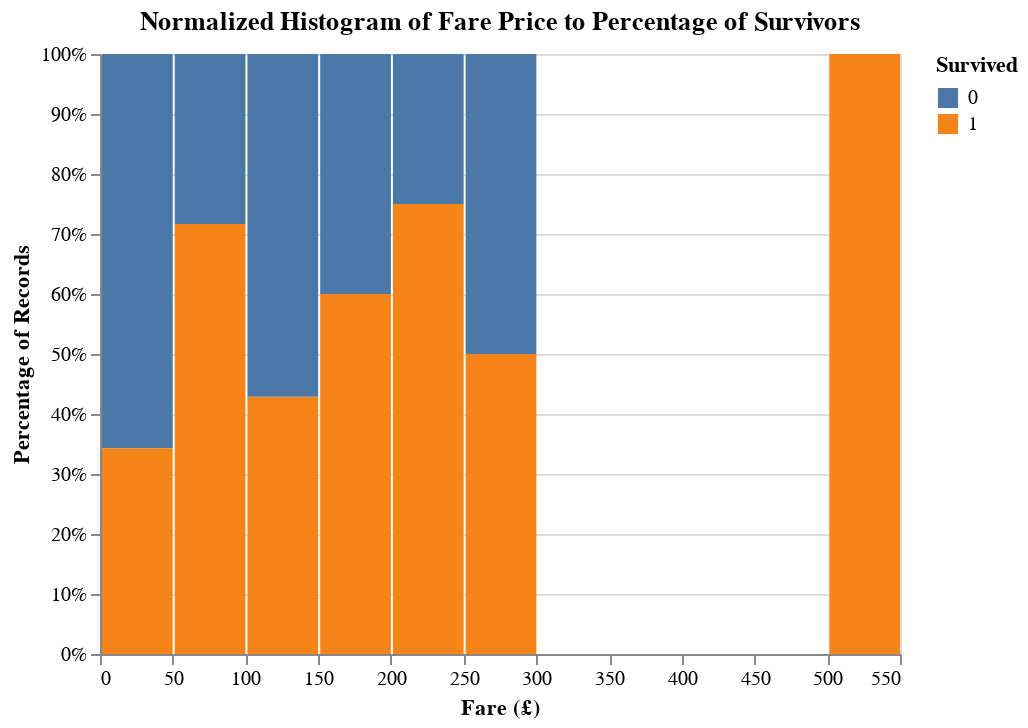

The notebook cell saved with this chart:
### Markdown cell above
From this we can see that most people who failed to survive are from the 3rd class, whereas those that survived the most are from the 1st class.

Next, let's compare the survival rate with the price of the cabin. We create a histogram with the x-axis as the passenger fairs grouped into buckets and the y-axis showing the percentage of passengers in the buckets that survived.

### Code cell
(
    alt.Chart(training_data_selected, title="Normalized Histogram of Fare Price to Percentage of Survivors")
    .mark_bar()
    .encode(
        x= alt.X("Fare", bin=alt.Bin(maxbins=15), title="Fare (£)"),
        y=alt.Y("count()", stack="normalize", axis=alt.Axis(format='%'), title="Percentage of Records"),
        color = 'Survived:N'
    )
)

### Figure 1 — Vega-Lite specification as saved in the notebook (floating-point values rounded to 4 significant figures; data arrays with more than 128 entries replaced by an {"elided": "..."} marker saying what was removed)
{"config": {"view": {"continuousWidth": 400, "continuousHeight": 300}}, "data": {"name": "data-934f7db71beddd679be4a5aa9fae960d"}, "mark": "bar", "encoding": {"color": {"field": "Survived", "type": "nominal"}, "x": {"bin": {"maxbins": 15}, "field": "Fare", "title": "Fare (£)", "type": "quantitative"}, "y": {"aggregate": "count", "axis": {"format": "%"}, "stack": "normalize", "title": "Percentage of Records", "type": "quantitative"}}, "title": "Normalized Histogram of Fare Price to Percentage of Survivors", "$schema": "https://vega.github.io/schema/vega-lite/v4.17.0.json", "datasets": {"data-934f7db71beddd679be4a5aa9fae960d": {"elided": "501 records"}}}
